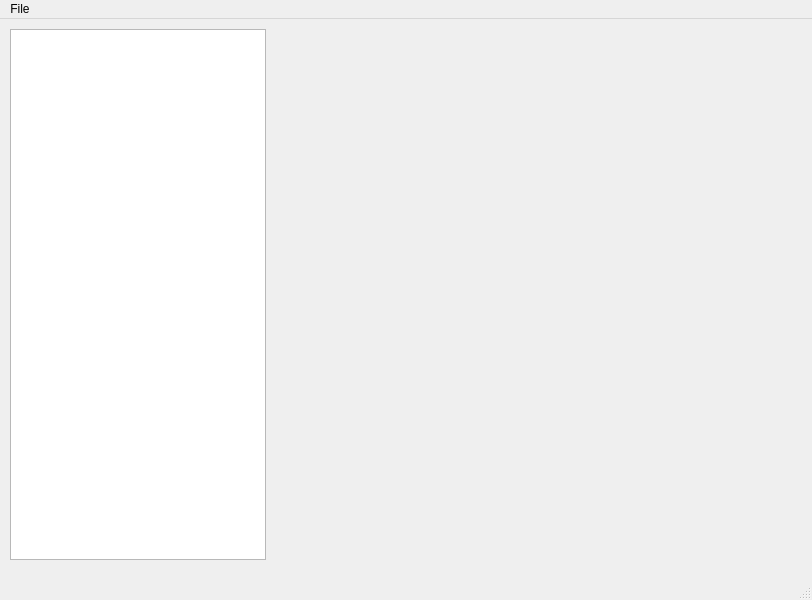
<?xml version="1.0" encoding="UTF-8"?>
<ui version="4.0">
 <class>MainWindow</class>
 <widget class="QMainWindow" name="MainWindow">
  <property name="geometry">
   <rect>
    <x>0</x>
    <y>0</y>
    <width>812</width>
    <height>600</height>
   </rect>
  </property>
  <property name="windowTitle">
   <string>BITT</string>
  </property>
  <widget class="QWidget" name="centralwidget">
   <property name="sizePolicy">
    <sizepolicy hsizetype="Maximum" vsizetype="Maximum">
     <horstretch>0</horstretch>
     <verstretch>0</verstretch>
    </sizepolicy>
   </property>
   <widget class="QWidget" name="">
    <property name="geometry">
     <rect>
      <x>10</x>
      <y>10</y>
      <width>791</width>
      <height>531</height>
     </rect>
    </property>
    <layout class="QHBoxLayout" name="horizontalLayout">
     <item>
      <widget class="QTreeWidget" name="treeWidget">
       <property name="sizePolicy">
        <sizepolicy hsizetype="Fixed" vsizetype="Expanding">
         <horstretch>0</horstretch>
         <verstretch>0</verstretch>
        </sizepolicy>
       </property>
       <attribute name="headerVisible">
        <bool>false</bool>
       </attribute>
       <column>
        <property name="text">
         <string notr="true">1</string>
        </property>
       </column>
      </widget>
     </item>
     <item>
      <widget class="QWidget" name="widget" native="true"/>
     </item>
    </layout>
   </widget>
  </widget>
  <widget class="QMenuBar" name="menubar">
   <property name="geometry">
    <rect>
     <x>0</x>
     <y>0</y>
     <width>812</width>
     <height>21</height>
    </rect>
   </property>
   <widget class="QMenu" name="menuFile">
    <property name="title">
     <string>File</string>
    </property>
    <addaction name="actionOpen_project"/>
    <addaction name="separator"/>
    <addaction name="actionExit"/>
   </widget>
   <addaction name="menuFile"/>
  </widget>
  <widget class="QStatusBar" name="statusbar"/>
  <action name="actionOpen_project">
   <property name="text">
    <string>Open project</string>
   </property>
  </action>
  <action name="actionExit">
   <property name="text">
    <string>Exit</string>
   </property>
  </action>
 </widget>
 <resources/>
 <connections/>
</ui>
